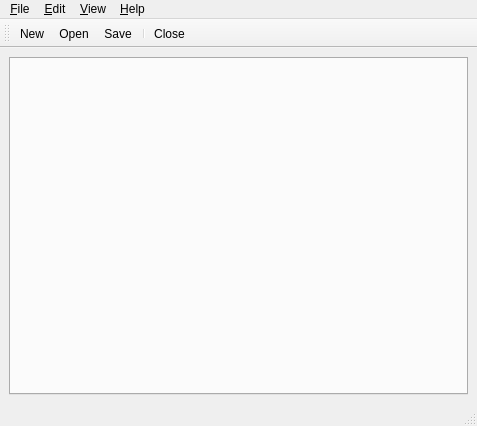
<?xml version="1.0" encoding="UTF-8"?>
<ui version="4.0">
 <class>Translatorman</class>
 <widget class="QMainWindow" name="Translatorman">
  <property name="geometry">
   <rect>
    <x>0</x>
    <y>0</y>
    <width>477</width>
    <height>426</height>
   </rect>
  </property>
  <property name="minimumSize">
   <size>
    <width>250</width>
    <height>0</height>
   </size>
  </property>
  <property name="focusPolicy">
   <enum>Qt::StrongFocus</enum>
  </property>
  <property name="windowTitle">
   <string>Translatorman</string>
  </property>
  <widget class="QWidget" name="centralwidget">
   <property name="locale">
    <locale language="English" country="UnitedStates"/>
   </property>
   <layout class="QGridLayout" name="gridLayout">
    <item row="0" column="0">
     <widget class="QTabWidget" name="mui_tabWidget">
      <property name="currentIndex">
       <number>-1</number>
      </property>
     </widget>
    </item>
   </layout>
  </widget>
  <widget class="QMenuBar" name="menubar">
   <property name="geometry">
    <rect>
     <x>0</x>
     <y>0</y>
     <width>477</width>
     <height>25</height>
    </rect>
   </property>
   <property name="locale">
    <locale language="English" country="UnitedStates"/>
   </property>
   <widget class="QMenu" name="menuHelp">
    <property name="locale">
     <locale language="English" country="UnitedStates"/>
    </property>
    <property name="title">
     <string>&amp;Help</string>
    </property>
    <addaction name="actionDocumentation"/>
    <addaction name="separator"/>
    <addaction name="actionReport_bug"/>
    <addaction name="separator"/>
    <addaction name="actionAbout_Translatorman"/>
    <addaction name="actionAbout_Pamcli"/>
   </widget>
   <widget class="QMenu" name="menuFile">
    <property name="locale">
     <locale language="English" country="UnitedStates"/>
    </property>
    <property name="title">
     <string>&amp;File</string>
    </property>
    <addaction name="actionNew"/>
    <addaction name="actionOpen"/>
    <addaction name="actionSave_as"/>
    <addaction name="separator"/>
    <addaction name="actionClose"/>
    <addaction name="actionClose_all"/>
    <addaction name="actionCloseall_except"/>
    <addaction name="separator"/>
    <addaction name="action_Print"/>
    <addaction name="separator"/>
    <addaction name="actionQuit"/>
   </widget>
   <widget class="QMenu" name="menuEdit">
    <property name="locale">
     <locale language="English" country="UnitedStates"/>
    </property>
    <property name="title">
     <string>&amp;Edit</string>
    </property>
    <addaction name="actionUndo"/>
    <addaction name="actionRedo"/>
    <addaction name="separator"/>
    <addaction name="actionCut"/>
    <addaction name="actionCopy"/>
    <addaction name="actionPaste"/>
    <addaction name="actionDelete"/>
    <addaction name="separator"/>
    <addaction name="action_Select_all"/>
    <addaction name="separator"/>
    <addaction name="action_Find"/>
    <addaction name="action_Replace"/>
    <addaction name="separator"/>
    <addaction name="actionPreferences"/>
   </widget>
   <widget class="QMenu" name="menuView">
    <property name="locale">
     <locale language="English" country="UnitedStates"/>
    </property>
    <property name="title">
     <string>&amp;View</string>
    </property>
    <widget class="QMenu" name="menuZoom">
     <property name="locale">
      <locale language="English" country="UnitedStates"/>
     </property>
     <property name="title">
      <string>Zoom</string>
     </property>
     <addaction name="actionZoom_in"/>
     <addaction name="actionZoom_out"/>
     <addaction name="actionReset"/>
    </widget>
    <addaction name="actionFull_screen"/>
    <addaction name="actionShow_toolbar"/>
    <addaction name="actionShow_graphic"/>
    <addaction name="actionShow_in_ngroff"/>
    <addaction name="separator"/>
    <addaction name="menuZoom"/>
   </widget>
   <addaction name="menuFile"/>
   <addaction name="menuEdit"/>
   <addaction name="menuView"/>
   <addaction name="menuHelp"/>
  </widget>
  <widget class="QStatusBar" name="statusbar"/>
  <widget class="QToolBar" name="menuToolbar">
   <property name="enabled">
    <bool>true</bool>
   </property>
   <property name="focusPolicy">
    <enum>Qt::TabFocus</enum>
   </property>
   <property name="windowTitle">
    <string>Listados</string>
   </property>
   <property name="toolTip">
    <string>Toolbar</string>
   </property>
   <property name="statusTip">
    <string>Toolbar</string>
   </property>
   <property name="whatsThis">
    <string>Toolbar</string>
   </property>
   <property name="accessibleName">
    <string>Toolbar</string>
   </property>
   <property name="accessibleDescription">
    <string>Toolbar</string>
   </property>
   <property name="locale">
    <locale language="English" country="UnitedStates"/>
   </property>
   <property name="orientation">
    <enum>Qt::Horizontal</enum>
   </property>
   <property name="iconSize">
    <size>
     <width>32</width>
     <height>32</height>
    </size>
   </property>
   <attribute name="toolBarArea">
    <enum>TopToolBarArea</enum>
   </attribute>
   <attribute name="toolBarBreak">
    <bool>false</bool>
   </attribute>
   <addaction name="actionNew"/>
   <addaction name="actionOpen"/>
   <addaction name="actionSave"/>
   <addaction name="separator"/>
   <addaction name="actionClose"/>
  </widget>
  <action name="actionNew">
   <property name="icon">
    <iconset resource="../resources.qrc">
     <normaloff>:/Images/document_properties.svg</normaloff>:/Images/document_properties.svg</iconset>
   </property>
   <property name="text">
    <string>&amp;New</string>
   </property>
   <property name="toolTip">
    <string>New file</string>
   </property>
   <property name="shortcut">
    <string>Ctrl+N</string>
   </property>
  </action>
  <action name="actionFull_screen">
   <property name="checkable">
    <bool>true</bool>
   </property>
   <property name="text">
    <string>&amp;Full screen</string>
   </property>
   <property name="shortcut">
    <string>F11</string>
   </property>
  </action>
  <action name="actionAbout_Translatorman">
   <property name="text">
    <string>&amp;About Translatorman</string>
   </property>
   <property name="toolTip">
    <string>About Translatorman</string>
   </property>
  </action>
  <action name="actionDocumentation">
   <property name="text">
    <string>&amp;Documentation</string>
   </property>
   <property name="shortcut">
    <string>F1</string>
   </property>
  </action>
  <action name="actionUndo">
   <property name="text">
    <string>&amp;Undo</string>
   </property>
   <property name="iconText">
    <string>Paises / Provincias</string>
   </property>
   <property name="toolTip">
    <string>Paises y provincias</string>
   </property>
   <property name="shortcut">
    <string>Ctrl+Z</string>
   </property>
  </action>
  <action name="actionRedo">
   <property name="text">
    <string>&amp;Redo</string>
   </property>
   <property name="shortcut">
    <string>Ctrl+Y</string>
   </property>
  </action>
  <action name="actionCut">
   <property name="text">
    <string>Cut</string>
   </property>
   <property name="shortcut">
    <string>Ctrl+X</string>
   </property>
  </action>
  <action name="actionCopy">
   <property name="text">
    <string>&amp;Copy</string>
   </property>
   <property name="shortcut">
    <string>Ctrl+C</string>
   </property>
  </action>
  <action name="actionPaste">
   <property name="text">
    <string>&amp;Paste</string>
   </property>
   <property name="shortcut">
    <string>Ctrl+V</string>
   </property>
  </action>
  <action name="actionDelete">
   <property name="text">
    <string>&amp;Delete</string>
   </property>
  </action>
  <action name="action_Find">
   <property name="text">
    <string>&amp;Find...</string>
   </property>
  </action>
  <action name="action_Replace">
   <property name="text">
    <string>&amp;Replace...</string>
   </property>
  </action>
  <action name="actionSave">
   <property name="icon">
    <iconset resource="../resources.qrc">
     <normaloff>:/Images/document_save.svg</normaloff>:/Images/document_save.svg</iconset>
   </property>
   <property name="text">
    <string>&amp;Save</string>
   </property>
  </action>
  <action name="actionSave_as">
   <property name="text">
    <string>Save &amp;as...</string>
   </property>
  </action>
  <action name="action_Print">
   <property name="text">
    <string>&amp;Print...</string>
   </property>
   <property name="shortcut">
    <string>Ctrl+P</string>
   </property>
  </action>
  <action name="action_Show_splited">
   <property name="checkable">
    <bool>true</bool>
   </property>
   <property name="text">
    <string>&amp;Show splited</string>
   </property>
  </action>
  <action name="actionShow_graphic">
   <property name="checkable">
    <bool>true</bool>
   </property>
   <property name="text">
    <string>Show &amp;graphic</string>
   </property>
  </action>
  <action name="actionShow_in_ngroff">
   <property name="checkable">
    <bool>true</bool>
   </property>
   <property name="text">
    <string>Show in &amp;ngroff</string>
   </property>
  </action>
  <action name="actionZoom_in">
   <property name="text">
    <string>Zoom in</string>
   </property>
   <property name="toolTip">
    <string>Zoom in</string>
   </property>
   <property name="shortcut">
    <string>Ctrl++</string>
   </property>
  </action>
  <action name="actionZoom_out">
   <property name="text">
    <string>Zoom out</string>
   </property>
   <property name="shortcut">
    <string>Ctrl+-</string>
   </property>
  </action>
  <action name="actionReset">
   <property name="text">
    <string>Reset</string>
   </property>
   <property name="shortcut">
    <string>Ctrl+0</string>
   </property>
  </action>
  <action name="actionAbout_Pamcli">
   <property name="text">
    <string>About &amp;Pamcli</string>
   </property>
  </action>
  <action name="actionReport_bug">
   <property name="text">
    <string>Report &amp;bug</string>
   </property>
  </action>
  <action name="actionPreferences">
   <property name="text">
    <string>Pref&amp;erences</string>
   </property>
   <property name="shortcut">
    <string>Ctrl+Alt+P</string>
   </property>
  </action>
  <action name="actionOpen">
   <property name="icon">
    <iconset resource="../resources.qrc">
     <normaloff>:/Images/document_open.svg</normaloff>:/Images/document_open.svg</iconset>
   </property>
   <property name="text">
    <string>&amp;Open</string>
   </property>
   <property name="shortcut">
    <string>Ctrl+O</string>
   </property>
  </action>
  <action name="actionClose">
   <property name="icon">
    <iconset resource="../resources.qrc">
     <normaloff>:/Images/edit_delete.svg</normaloff>:/Images/edit_delete.svg</iconset>
   </property>
   <property name="text">
    <string>&amp;Close</string>
   </property>
   <property name="shortcut">
    <string>Ctrl+W</string>
   </property>
  </action>
  <action name="actionClose_all">
   <property name="text">
    <string>&amp;Close all</string>
   </property>
   <property name="shortcut">
    <string>Ctrl+Shift+W</string>
   </property>
  </action>
  <action name="action_Select_all">
   <property name="text">
    <string>&amp;Select all</string>
   </property>
  </action>
  <action name="actionCloseall_except">
   <property name="text">
    <string>Close others</string>
   </property>
  </action>
  <action name="actionShow_toolbar">
   <property name="checkable">
    <bool>true</bool>
   </property>
   <property name="text">
    <string>Show &amp;toolbar</string>
   </property>
  </action>
  <action name="actionQuit">
   <property name="text">
    <string>Quit</string>
   </property>
   <property name="toolTip">
    <string>&amp;Quit</string>
   </property>
   <property name="shortcut">
    <string>Ctrl+Q</string>
   </property>
  </action>
 </widget>
 <resources>
  <include location="../resources.qrc"/>
 </resources>
 <connections/>
</ui>
